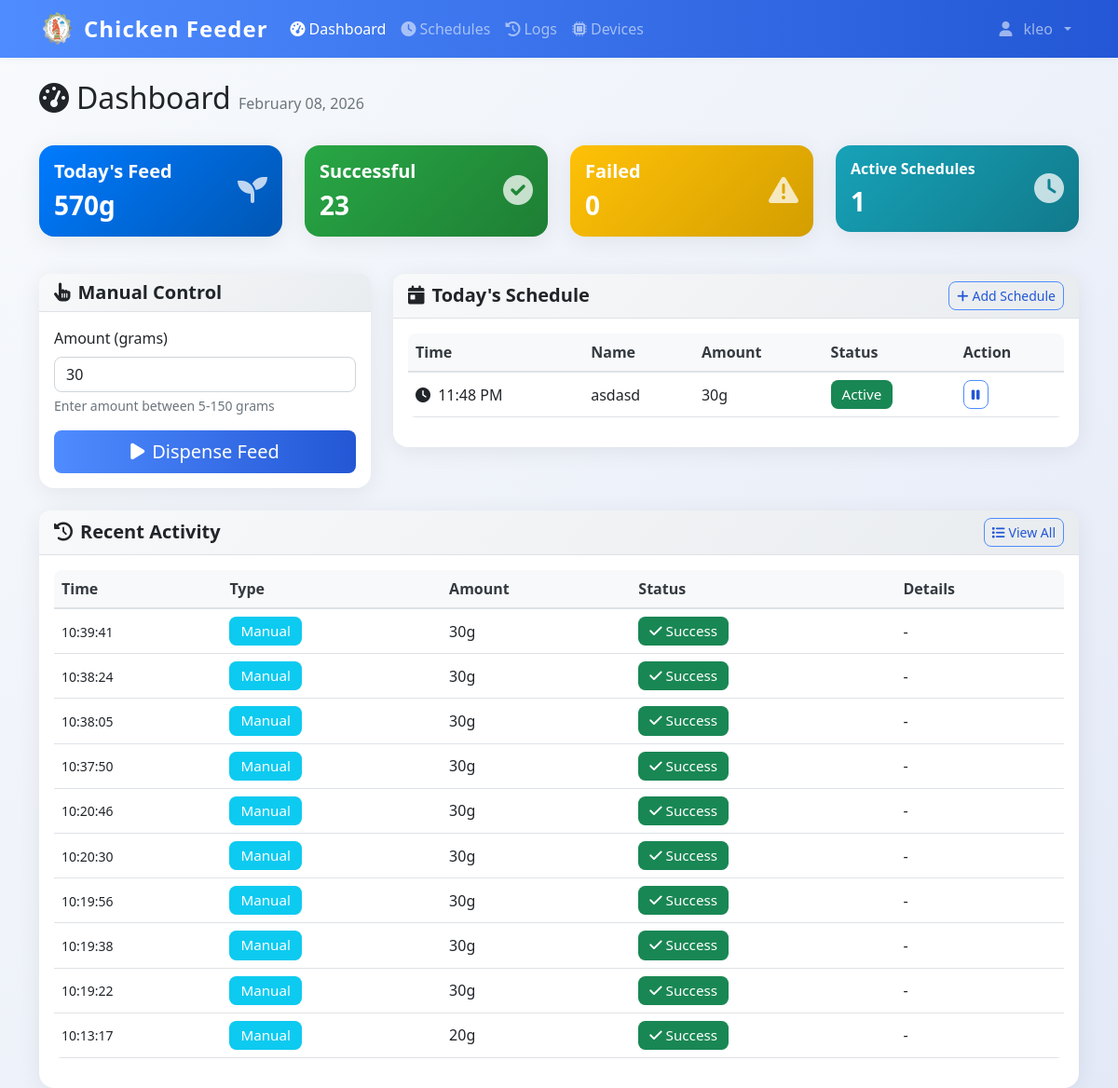
Page /dashboard (signed in) on the committed database.
### models.py (models this page shows)
class User(UserMixin, db.Model):
    id = db.Column(db.Integer, primary_key=True)
    username = db.Column(db.String(80), unique=True, nullable=False)
    email = db.Column(db.String(120), unique=True, nullable=False)
    password_hash = db.Column(db.String(120), nullable=False)
    iot_device_url = db.Column(db.String(255), nullable=True)  # e.g., 'http://192.168.1.100:5000' or 'pi_klei'
    is_admin = db.Column(db.Boolean, default=True)
    created_at = db.Column(db.DateTime, default=datetime.utcnow)

class FeedSchedule(db.Model):
    id = db.Column(db.Integer, primary_key=True)
    name = db.Column(db.String(100), nullable=False)
    feed_time = db.Column(db.Time, nullable=False)
    amount_grams = db.Column(db.Integer, nullable=False)
    is_active = db.Column(db.Boolean, default=True)
    created_by = db.Column(db.Integer, db.ForeignKey('user.id'), nullable=False)
    created_at = db.Column(db.DateTime, default=datetime.utcnow)
    user = db.relationship('User', backref=db.backref('schedules', lazy=True))

class DispenseLog(db.Model):
    id = db.Column(db.Integer, primary_key=True)
    timestamp = db.Column(db.DateTime, default=datetime.utcnow, nullable=False)
    amount_grams = db.Column(db.Integer, nullable=False)
    trigger_type = db.Column(db.String(20), nullable=False)
    schedule_id = db.Column(db.Integer, db.ForeignKey('feed_schedule.id'), nullable=True)
    status = db.Column(db.String(20), default='success')
    error_message = db.Column(db.Text, nullable=True)
    image_path = db.Column(db.String(255), nullable=True)  # Path to captured feed image
    pellet_count = db.Column(db.Integer, nullable=True)  # Number of pellets detected in image
    grams_detected = db.Column(db.Float, nullable=True)  # Estimated grams of pellets in feeder
    grams_dispensed = db.Column(db.Integer, nullable=True)  # Actual amount dispensed by servo
    triggered_by = db.Column(db.Integer, db.ForeignKey('user.id'), nullable=True)
    schedule = db.relationship('FeedSchedule', backref=db.backref('dispense_logs', lazy=True))
    user = db.relationship('User', backref=db.backref('dispense_logs', lazy=True))

### app.py (the view)
@app.route('/dashboard', methods=['GET', 'POST'])
@login_required
def dashboard():
    today_schedules = FeedSchedule.query.filter_by(created_by=current_user.id, is_active=True).order_by(FeedSchedule.feed_time).all()
    today_start = datetime.now().replace(hour=0, minute=0, second=0, microsecond=0)
    today_logs = DispenseLog.query.filter(
        DispenseLog.timestamp >= today_start,
        DispenseLog.triggered_by == current_user.id
    ).order_by(DispenseLog.timestamp.desc()).all()
    total_today = sum(log.amount_grams for log in today_logs if log.status == 'success')
    return render_template('dashboard.html',
                         schedules=today_schedules,
                         logs=today_logs,
                         total_today=total_today)

### templates/dashboard.html (shortened to what this page needs)
{% extends "base.html" %}
{% block content %}
<div class="container mt-4">
    <div class="row mb-4">
    <div class="col">
        <h1 class="h2">
            <i class="fas fa-tachometer-alt me-2"></i>Dashboard
            <span class="text-muted fs-6">{{ datetime.now().strftime('%B %d, %Y') }}</span>
        </h1>
    </div>
</div>
<div class="row mb-4">
    <div class="col-md-3 mb-3">
        <div class="card bg-primary text-white">
            <div class="card-body">
                <div class="d-flex justify-content-between">
                    <div>
                        <h5 class="card-title">Today's Feed</h5>
                        <h3 class="mb-0" id="total-today">{{ total_today }}g</h3>
                    </div>
                    <div class="align-self-center">
                        <i class="fas fa-seedling fa-2x opacity-75"></i>
                    </div>
                </div>
            </div>
        </div>
    </div>
    <div class="col-md-3 mb-3">
        <div class="card bg-success text-white">
            <div class="card-body">
                <div class="d-flex justify-content-between">
                    <div>
                        <h5 class="card-title">Successful</h5>
                        <h3 class="mb-0" id="successful-today">{{ logs|selectattr('status', 'equalto', 'success')|list|length }}</h3>
                    </div>
                    <div class="align-self-center">
                        <i class="fas fa-check-circle fa-2x opacity-75"></i>
                    </div>
                </div>
            </div>
        </div>
    </div>
    <div class="col-md-3 mb-3">
        <div class="card bg-warning text-white">
            <div class="card-body">
                <div class="d-flex justify-content-between">
                    <div>
                        <h5 class="card-title">Failed</h5>
                        <h3 class="mb-0" id="failed-today">{{ logs|selectattr('status', 'equalto', 'failure')|list|length }}</h3>
                    </div>
                    <div class="align-self-center">
                        <i class="fas fa-exclamation-triangle fa-2x opacity-75"></i>
                    </div>
                </div>
            </div>
        </div>
    </div>
    <div class="col-md-3 mb-3">
        <div class="card bg-info text-white">
            <div class="card-body">
                <div class="d-flex justify-content-between">
                    <div>
                        <h5 class="card-title fs-6">Active Schedules</h5>
                        <h3 class="mb-0">{{ schedules|selectattr('is_active')|list|length }}</h3>
                    </div>
                    <div class="align-self-center">
                        <i class="fas fa-clock fa-2x opacity-75"></i>
                    </div>
                </div>
            </div>
        </div>
    </div>
</div>
<div class="row">
    <div class="col-lg-4 mb-4">
        <div class="card">
            <div class="card-header">
                <h5 class="card-title mb-0">
                    <i class="fas fa-hand-pointer me-2"></i>Manual Control
                </h5>
            </div>
            <div class="card-body">
                <form id="manual-dispense-form">
                    <div class="mb-3">
                        <label for="amount" class="form-label">Amount (grams)</label>
                        <input type="number" class="form-control" id="amount" min="5" max="150" value="30" required>
                        <div class="form-text">Enter amount between 5-150 grams</div>
                    </div>
                    <div class="d-grid">
                        <button type="submit" class="btn btn-primary btn-lg" id="dispense-btn">
                            <i class="fas fa-play me-2"></i>Dispense Feed
                        </button>
                    </div>
                </form>
            </div>
        </div>
    </div>
    <div class="col-lg-8 mb-4">
        <div class="card">
            <div class="card-header d-flex justify-content-between align-items-center">
                <h5 class="card-title mb-0">
                    <i class="fas fa-calendar-day me-2"></i>Today's Schedule
                </h5>
                <a href="{{ url_for('schedules') }}" class="btn btn-outline-primary btn-sm">
                    <i class="fas fa-plus me-1"></i>Add Schedule
                </a>
            </div>
            <div class="card-body">
                {% if schedules %}
                <div class="table-responsive">
                    <table class="table table-hover">
                        <thead>
                            <tr>
                                <th>Time</th>
                                <th>Name</th>
                                <th>Amount</th>
                                <th>Status</th>
                                <th>Action</th>
                            </tr>
                        </thead>
                        <tbody>
                            {% for schedule in schedules %}
                            <tr>
                                <td>
                                    <i class="fas fa-clock me-1"></i>
                                    {{ schedule.feed_time.strftime('%I:%M %p') }}
                                </td>
                                <td>{{ schedule.name }}</td>
                                <td>{{ schedule.amount_grams }}g</td>
                                <td>
                                    {% if schedule.is_active %}
                                        <span class="badge bg-success">Active</span>
                                    {% else %}
                                        <span class="badge bg-secondary">Inactive</span>
                                    {% endif %}
                                </td>
                                <td>
                                    <button class="btn btn-sm btn-outline-primary"
                                            onclick="toggleSchedule({{ schedule.id }})">
                                        {% if schedule.is_active %}
                                            <i class="fas fa-pause"></i>
                                        {% else %}
                                            <i class="fas fa-play"></i>
                                        {% endif %}
                                    </button>
                                </td>
                            </tr>
                            {% endfor %}
                        </tbody>
                    </table>
                </div>
                {% endif %}
            </div>
        </div>
    </div>
</div>
<div class="row">
    <div class="col-12">
        <div class="card">
            <div class="card-header d-flex justify-content-between align-items-center">
                <h5 class="card-title mb-0">
                    <i class="fas fa-history me-2"></i>Recent Activity
                </h5>
                <a href="{{ url_for('logs') }}" class="btn btn-outline-primary btn-sm">
                    <i class="fas fa-list me-1"></i>View All
                </a>
            </div>
            <div class="card-body">
                {% if logs %}
                <div class="table-responsive">
                    <table class="table table-hover">
                        <thead>
                            <tr>
                                <th>Time</th>
                                <th>Type</th>
                                <th>Amount</th>
                                <th>Status</th>
                                <th>Details</th>
                            </tr>
                        </thead>
                        <tbody>
                            {% for log in logs[:10] %}
                            <tr>
                                <td>
                                    <small>{{ log.timestamp.strftime('%H:%M:%S') }}</small>
                                </td>
                                <td>
                                    {% if log.trigger_type == 'manual' %}
                                        <span class="badge bg-info">Manual</span>
                                    {% else %}
                                        <span class="badge bg-primary">Scheduled</span>
                                    {% endif %}
                                </td>
                                <td>{{ log.amount_grams }}g</td>
                                <td>
                                    {% if log.status == 'success' %}
                                        <span class="badge bg-success">
                                            <i class="fas fa-check me-1"></i>Success
                                        </span>
                                    {% else %}
                                        <span class="badge bg-danger">
                                            <i class="fas fa-times me-1"></i>Failed
                                        </span>
                                    {% endif %}
                                </td>
                                <td style="max-width: 300px;">
                                    {% if log.schedule %}
                                        {{ log.schedule.name }}
                                    {% elif log.error_message %}
                                        <small class="text-danger" title="{{ log.error_message }}" style="cursor: help;">
                                            {{ log.error_message[:100] }}{% if log.error_message|length > 100 %}...{% endif %}
                                        </small>
                                    {% else %}
                                        -
                                    {% endif %}
                                </td>
                            </tr>
                            {% endfor %}
                        </tbody>
                    </table>
                </div>
                {% else %}
                <div class="text-center text-muted py-4">
                    <i class="fas fa-history fa-3x mb-3"></i>
                    <p>No activity today</p>
                </div>
                {% endif %}
            </div>
        </div>
    </div>
</div>
</div>
{% endblock %}

### templates/base.html (shortened to what this page needs)
<!DOCTYPE html>
<html lang="en">
<head>
    <link href="https://cdn.jsdelivr.net/npm/bootstrap@5.1.3/dist/css/bootstrap.min.css" rel="stylesheet">
    <link href="https://cdnjs.cloudflare.com/ajax/libs/font-awesome/6.0.0/css/all.min.css" rel="stylesheet">
    <link href="{{ url_for('static', filename='css/style.css') }}" rel="stylesheet">
</head>
<body>
    {% if current_user.is_authenticated %}
    <nav class="navbar navbar-expand-lg navbar-dark bg-primary">
        <div class="container">
            <div class="d-flex align-items-center gap-2">
                <img src="{{ url_for('static', filename='img/chicken-logo.png') }}" alt="Logo" style="width:40px;height:40px;" >
                <a class="navbar-brand" href="{{ url_for('dashboard') }}">
                   Chicken Feeder
                </a>
            </div>
            <div class="collapse navbar-collapse" id="navbarNav">
                <ul class="navbar-nav me-auto">
                    <li class="nav-item">
                        <a class="nav-link {% if request.endpoint == 'dashboard' %}active{% endif %}"
                           href="{{ url_for('dashboard') }}">
                            <i class="fas fa-tachometer-alt me-1"></i>Dashboard
                        </a>
                    </li>
                    <li class="nav-item">
                        <a class="nav-link {% if request.endpoint in ['schedules', 'add_schedule'] %}active{% endif %}"
                           href="{{ url_for('schedules') }}">
                            <i class="fas fa-clock me-1"></i>Schedules
                        </a>
                    </li>
                    <li class="nav-item">
                        <a class="nav-link {% if request.endpoint == 'logs' %}active{% endif %}"
                           href="{{ url_for('logs') }}">
                            <i class="fas fa-history me-1"></i>Logs
                        </a>
                    </li>
                    <li class="nav-item">
                        <a class="nav-link {% if request.endpoint in ['devices', 'add_device'] %}active{% endif %}"
                           href="{{ url_for('devices') }}">
                            <i class="fas fa-microchip me-1"></i>Devices
                        </a>
                    </li>
                </ul>
                <ul class="navbar-nav">
                    <li class="nav-item dropdown">
                        <a class="nav-link dropdown-toggle d-flex align-items-center gap-2" href="#" id="navbarDropdown" role="button"
                           data-bs-toggle="dropdown" aria-expanded="false">
                            <i class="fas fa-user me-1 "></i>{{ current_user.username }}
                        </a>
                    </li>
                </ul>
            </div>
        </div>
    </nav>
    {% endif %}
    <main class="container-fluid align-items-center">
        {% block content %}{% endblock %}
    </main>
</body>
</html>

### rows in the picture
User: username "kleo"
FeedSchedule: feed_time "11:48 PM", name "asdasd", amount_grams "30", is_active "Active"
DispenseLog: timestamp "10:39:41", trigger_type "Manual", amount_grams "30", status "success" (drawn)
DispenseLog: timestamp "10:38:24", trigger_type "Manual", amount_grams "30", status "success" (drawn)
DispenseLog: timestamp "10:38:05", trigger_type "Manual", amount_grams "30", status "success" (drawn)
DispenseLog: timestamp "10:37:50", trigger_type "Manual", amount_grams "30", status "success" (drawn)
DispenseLog: timestamp "10:20:46", trigger_type "Manual", amount_grams "30", status "success" (drawn)
DispenseLog: timestamp "10:20:30", trigger_type "Manual", amount_grams "30", status "success" (drawn)
DispenseLog: timestamp "10:19:56", trigger_type "Manual", amount_grams "30", status "success" (drawn)
DispenseLog: timestamp "10:19:38", trigger_type "Manual", amount_grams "30", status "success" (drawn)
DispenseLog: timestamp "10:19:22", trigger_type "Manual", amount_grams "30", status "success" (drawn)
DispenseLog: timestamp "10:13:17", trigger_type "Manual", amount_grams "20", status "success" (drawn)

### other values in the picture
{{ total_today }} "570"
{{ logs|selectattr('status', 'equalto', 'success')|list|length }} "23"
{{ logs|selectattr('status', 'equalto', 'failure')|list|length }} "0"
{{ schedules|selectattr('is_active')|list|length }} "1"
